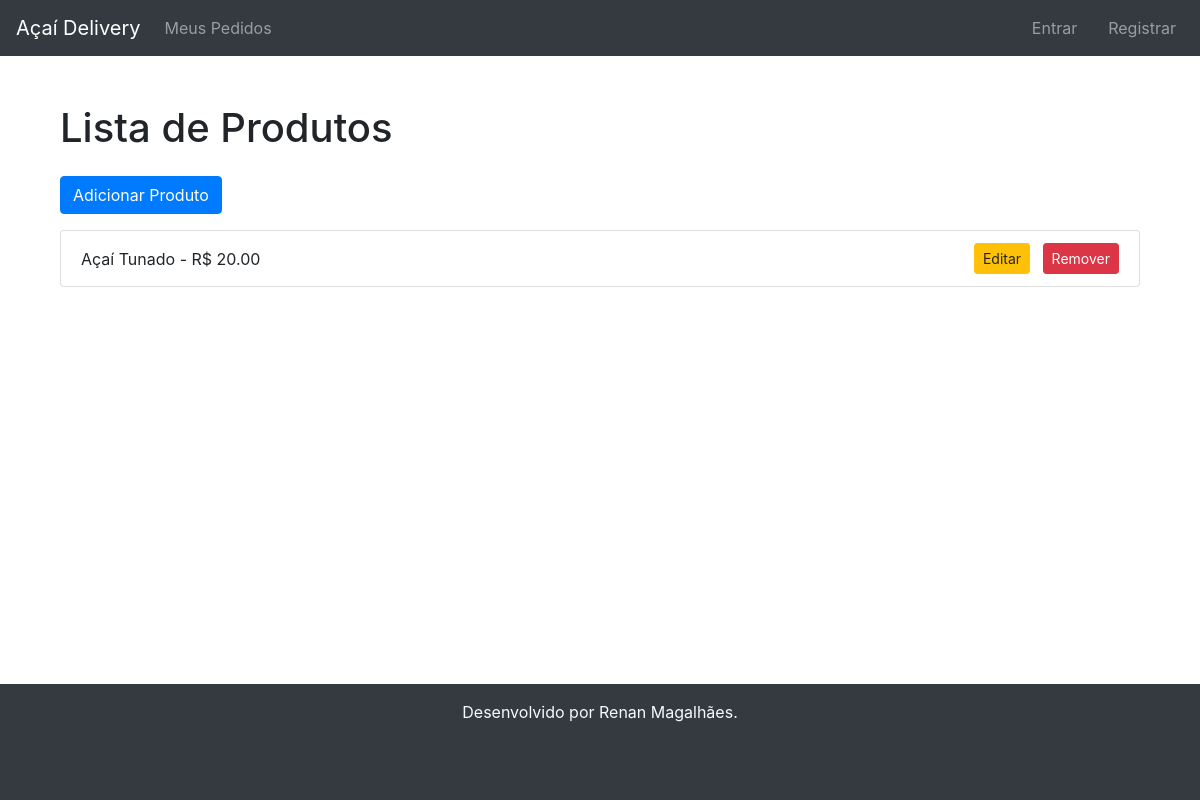
/produto/, run on an earlier commit of the app's database.
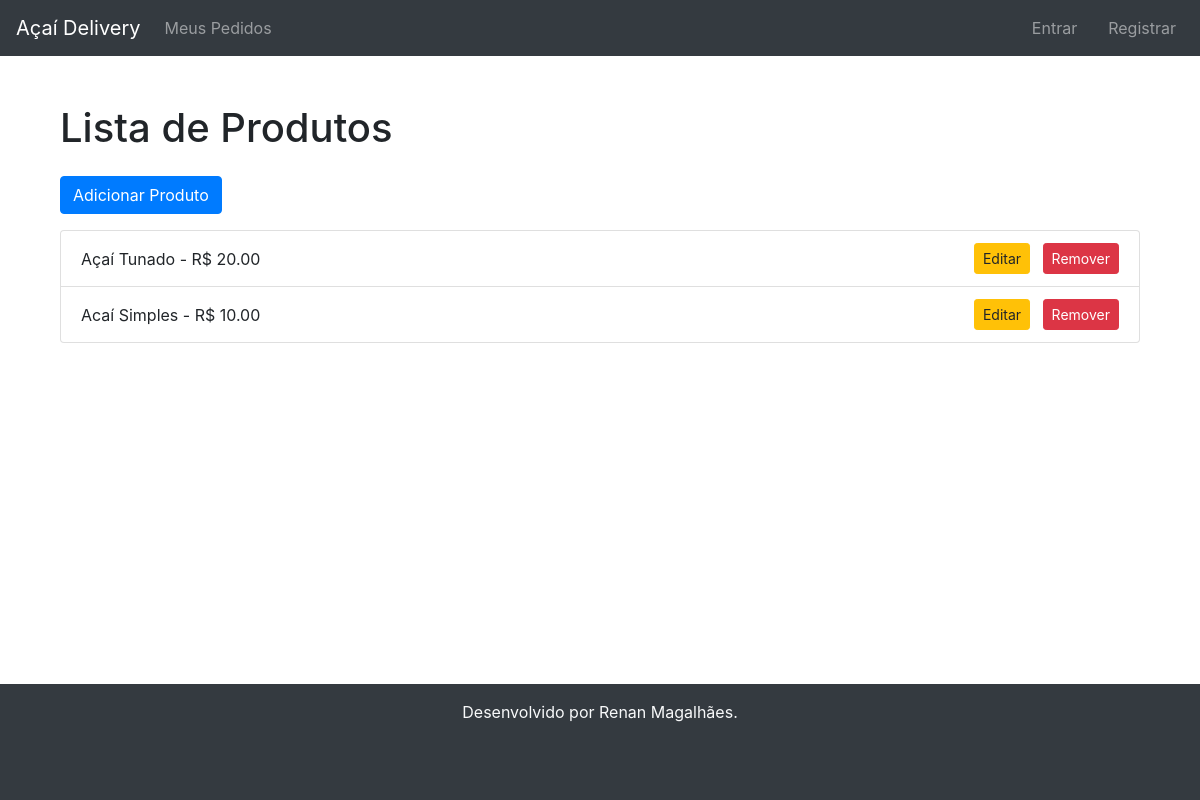
And on a later commit of the database.
### produto/models.py (models this page shows, shortened)
class Produto(models.Model):
    nome = models.CharField(max_length=100)
    preco = models.DecimalField(max_digits=6, decimal_places=2)
    sabor = models.ManyToManyField(Sabor, blank=True)
    acompanhamentos = models.ManyToManyField(Acompanhamento, blank=True)
    imagem = models.ImageField(upload_to='imagens/produtos/', null=True, blank=True)

### produto/views.py (the view)
# urls.py: path('', views.listar_produtos, name='listar_produtos'),
def listar_produtos(request):
    produtos = Produto.objects.all()
    return render(request, 'produto/listar_produtos.html', {'produtos': produtos})

### templates/produto/listar_produtos.html (shortened to what this page needs)
{% extends 'base.html' %}
{% block content %}
<div class="container mt-4">
    <h1 class="mb-4">Lista de Produtos</h1>
    <a href="{% url 'adicionar_produto' %}" class="btn btn-primary mb-3">Adicionar Produto</a>
    <ul class="list-group">
        {% for produto in produtos %}
            <li class="list-group-item d-flex justify-content-between align-items-center">
                {{ produto.nome }} - R$ {{ produto.preco }}
                <span>
                    <a href="{% url 'editar_produto' produto.id %}" class="btn btn-warning btn-sm">Editar</a>
                    <a href="{% url 'remover_produto' produto.id %}" class="btn btn-danger btn-sm ml-2">Remover</a>
                </span>
            </li>
        {% empty %}
            <li class="list-group-item">Nenhum produto disponível.</li>
        {% endfor %}
    </ul>
</div>
{% endblock %}

What changed in the data, as far as the page shows it:
added Produto: nome "Acaí Simples", preco "10.00"
